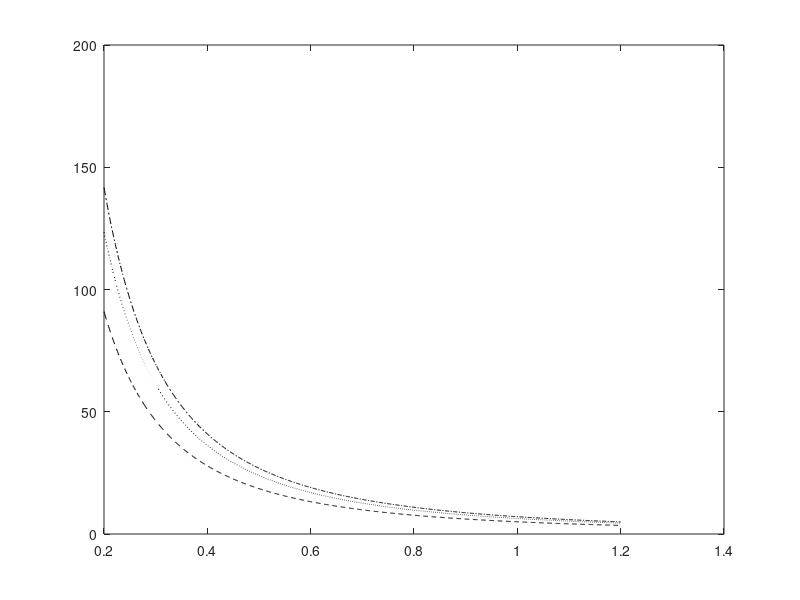

Write MATLAB code to recreate this figure. (Note: this script raises an error after producing the figure.)
%****************************************************************
%   Schimmel_Evan_EM204_project_1.m
%
%   PROGRAM DESCRIPTION
%   This program exhaustively calculates the shear stress and
%   weight of possible shafts for a Cessna 172, selecting
%   the lightest option that fulfills the design criteria.
%
%   WRITTEN BY: Evan Schimmel
%               09/26/2021
%
%****************************************************************

clear all
close all
clc

% Define power quantities
Php = 180; % hp
Pinlbs = Php * 550 * 12; % in-lb/s

% Define rotational speed quantities
omegaRPM = 2700; % rpm
omegaRAD = omegaRPM * 1/60 * (2*pi); % rad/s

% Calculate torque in shaft
T = (Pinlbs / omegaRAD) * 1/1000; % kip-in

% Define FOS and calculate max allowable shear stress
FOS = 1.5; % unitless
tau_shear = 26; % ksi
tau_max = (tau_shear / FOS); % ksi

% Define 6061-T6 aluminum density
rho = 0.098; % lb/in^3

% Define loop parameters for testing inner radius values
min_test = 0.2; % in
max_test = 1.2; % in
step = 1e-3; % in

i=0;
k=0;
for r = min_test:step:max_test
    k=k+1;
    
    % Create radius vector for plotting
    radius(k) = r; % in
    
    % Loop for 0.090 wall thickness
    for w = 0.090 % in
        i = i+1;
        J = (pi*(((r+w)^4)-(r^4)))/2; % in^4
        tau090 = (T*(r+w))/J; % ksi
        weight = rho * ((pi*(r+w)^2)-(pi*(r)^2)) * 12; % lb/ft
        
        %  Add values to vector for all shaft options
        option(i,1) = r;
        option(i,2) = w;
        option(i,3) = tau090;
        option(i,4) = weight;
        
        % Create shear stress vector for plotting
        tau_090(k) = tau090;
    end
    
    % Loop for 0.100 wall thickness
    for w = 0.100 % in
        i = i+1;
        J = (pi*(((r+w)^4)-(r^4)))/2; % in^4
        tau100 = (T*(r+w))/J; % ksi
        weight = rho * ((pi*(r+w)^2)-(pi*(r)^2)) * 12; % lb/ft
        
        % Add values to vector for all shaft options
        option(i,1) = r;
        option(i,2) = w;
        option(i,3) = tau100;
        option(i,4) = weight;
        
        % Create shear stress vector for plotting
        tau_100(k) = tau100;
    end
    
    % Loop for 0.125 wall thickness
    for w = 0.125 % in
        i = i+1;
        J = (pi*(((r+w)^4)-(r^4)))/2; % in^4
        tau125 = (T*(r+w))/J; % ksi
        weight = rho * ((pi*(r+w)^2)-(pi*(r)^2)) * 12; % lb/ft
        
        % Add values to vector for all shaft options
        option(i,1) = r;
        option(i,2) = w;
        option(i,3) = tau125;
        option(i,4) = weight;
        
        % Create shear stress vector for plotting
        tau_125(k) = tau125;
    end
    
end

% Plot diameter and shear stress data for given wall thickness options
figure
plot(radius,tau_090,'k-.',radius,tau_100,'k:',radius,tau_125,'k--')
yline(tau_max,'k','Max Allowable Shear Stress')
xlabel('Inner Radius [in]')
ylabel('Shear Stress [ksi]')
legend('0.090" Wall','0.100" Wall','0.125" Wall')
set(gcf, 'color', 'w')

% Identify all shaft options that have shear stress under allowable value
n=0;
for m = 1:length(option)
    if option(m,3) < tau_max
        n=n+1;
        valid(n,1) = option(m,1);
        valid(n,2) = option(m,2);
        valid(n,3) = option(m,3);
        valid(n,4) = option(m,4);
    end
end

% Identify shaft combo with the lowest weight from valid options
[best_weight,index] = min(valid(:,4));

% Write best measurements to new variables
new_radius = valid(index,1);
new_wall = valid(index,2);
new_tau = valid(index,3);
new_weight = valid(index,4);
new_FOS = tau_shear / new_tau;

% Print ideal shaft information to command window
fprintf('--- Ideal shaft information --- \n\n');
fprintf('Inner Radius: %7.5f in \n',new_radius);
fprintf('Wall Thickness: %7.5f in \n',new_wall);
fprintf('Shear Stress: %7.5f ksi \n',new_tau);
fprintf('Weight: %7.5f lb/ft \n',new_weight);
fprintf('Factor of Safety: %7.5f \n',new_FOS);
